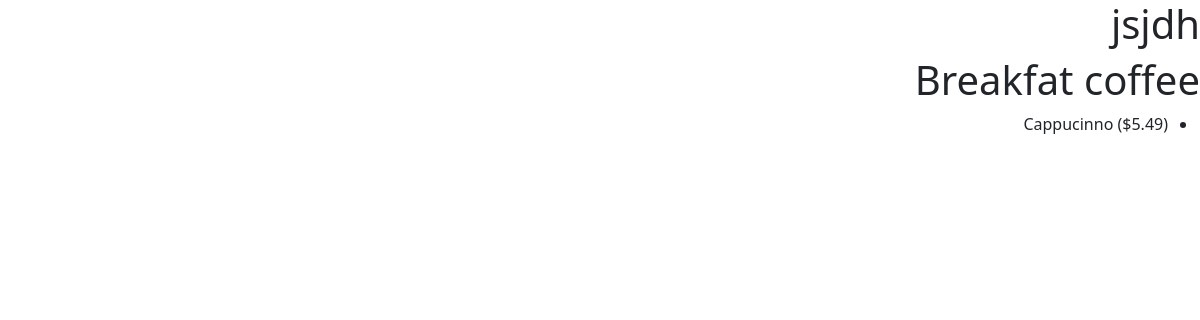
/coffee/, run on an earlier commit of the app's database.
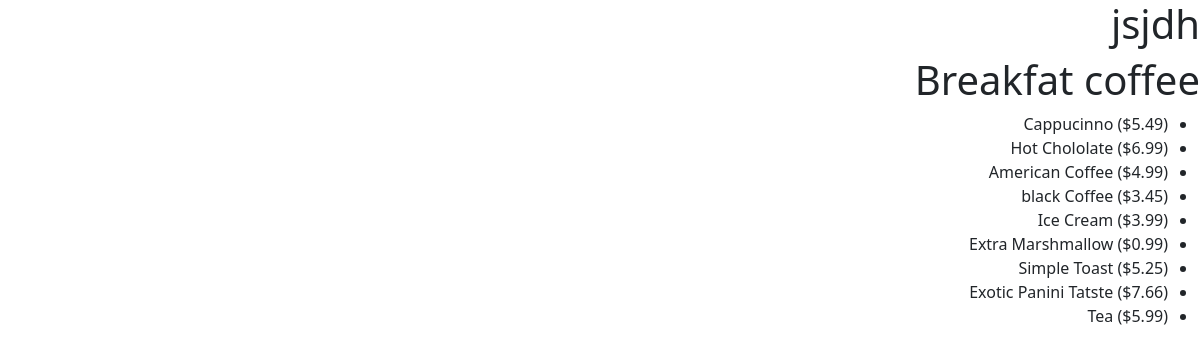
And on a later commit of the database.
### coffee/models.py (models this page shows)
class Coffee(models.Model):
    name = models.CharField(max_length=255)
    price = models.FloatField()
    quantity = models.IntegerField()
    image = models.CharField(max_length =2083)

### coffee/views.py (the view)
# urls.py: path('', views.home)
def home(request):
    coffee = Coffee.objects.all()
    return render(request, 'home.html', {'coffee': coffee})

### coffee/templates/home.html
{% extends 'base.html'%}
{% block content %}
    <h1>Breakfat coffee</h1>
<ul>
    {% for coffee in coffee %}
              <li>
                {{ coffee.name}} (${{ coffee.price}})
              </li>
              {% endfor %}
</ul>
{% endblock %}

### coffee/templates/base.html (shortened to what this page needs)
<!doctype html>
<html lang="ar" dir="rtl">
  <head>
    <link rel="stylesheet" href="https://cdn.jsdelivr.net/npm/bootstrap@5.3.3/dist/css/bootstrap.rtl.min.css">
  </head>
  <body>
    <h1>jsjdh</h1>
    {% block content %}
    {% endblock  %}
  </body>
</html>

What changed in the data, as far as the page shows it:
added Coffee: name "Hot Chololate", price "6.99"
added Coffee: name "American Coffee", price "4.99"
added Coffee: name "black Coffee", price "3.45"
added Coffee: name "Ice Cream", price "3.99"
added Coffee: name "Extra Marshmallow", price "0.99"
added Coffee: name "Simple Toast", price "5.25"
added Coffee: name "Exotic Panini Tatste", price "7.66"
added Coffee: name "Tea", price "5.99"
